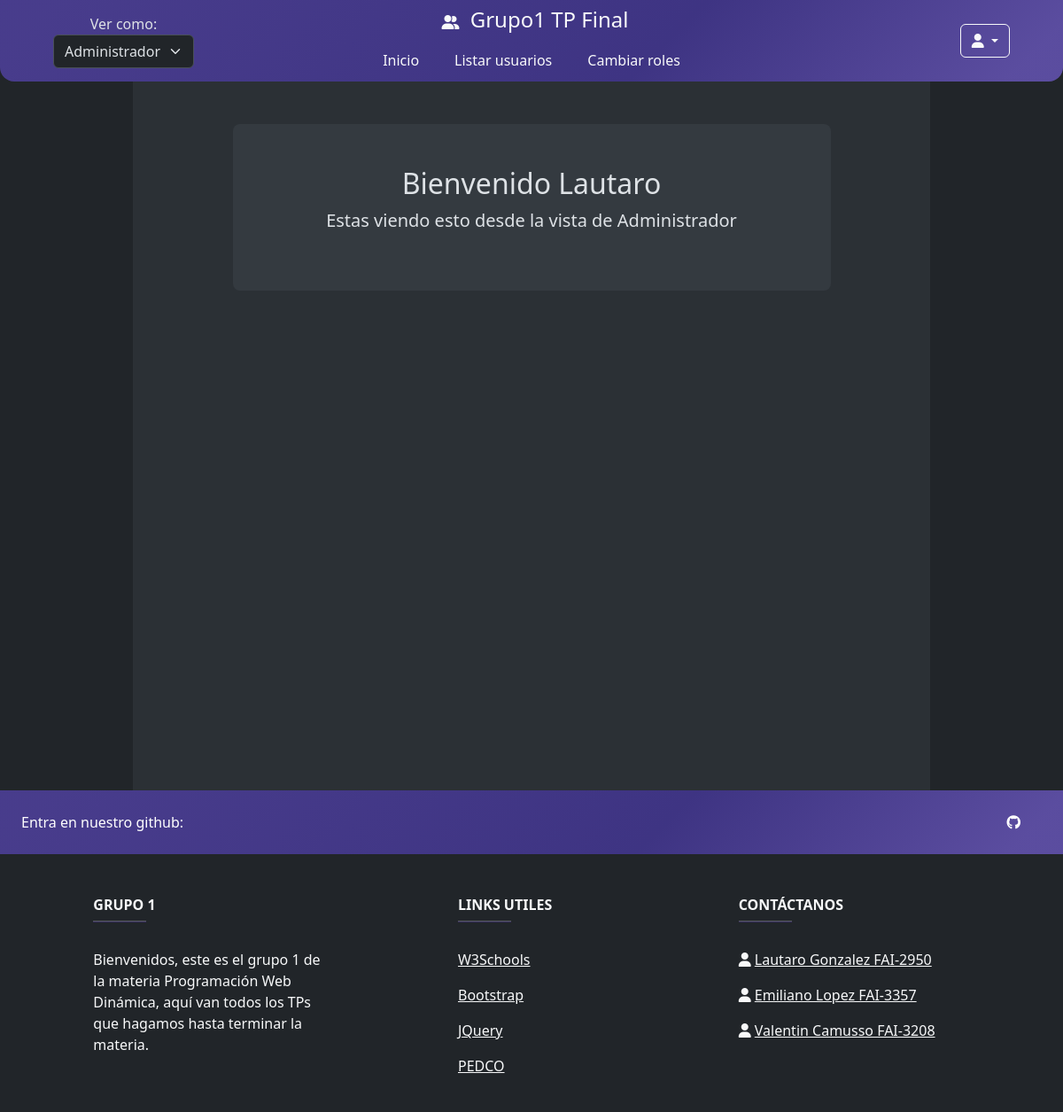
/TPFinal/Vista/Administrador/index.php (signed in), run on the app's committed database.
### tables this page shows
CREATE TABLE `menu` (
  `idmenu` bigint(20) NOT NULL,
  `menombre` varchar(50) NOT NULL COMMENT 'Nombre del item del menu',
  `medescripcion` varchar(124) NOT NULL COMMENT 'Descripcion mas detallada del item del menu',
  `idpadre` bigint(20) DEFAULT NULL COMMENT 'Referencia al id del menu que es subitem',
  `medeshabilitado` timestamp NULL DEFAULT current_timestamp() COMMENT 'Fecha en la que el menu fue deshabilitado por ultima vez'
);

CREATE TABLE `usuario` (
  `idusuario` bigint(20) NOT NULL,
  `usnombre` varchar(50) NOT NULL,
  `uspass` varchar(32) NOT NULL,
  `usmail` varchar(50) NOT NULL,
  `usdeshabilitado` timestamp NULL DEFAULT NULL
);

CREATE TABLE `rol` (
  `idrol` bigint(20) NOT NULL,
  `rodescripcion` varchar(50) NOT NULL
);

### TPFinal/util/funciones.php (called while the page is built, shortened)
<?php
spl_autoload_register(function($class_name){
        $directorys = array(
            $_SESSION['ROOT'].'Modelo/',
            $_SESSION['ROOT'].'Modelo/conector/',
            $_SESSION['ROOT'].'Control/',
        );
        foreach($directorys as $directory){
            if(file_exists($directory.$class_name . '.php')){
                return;
            }
        }
    }
)
?>

### TPFinal/Control/Session.php (called while the page is built, shortened)
<?php
class Session{
    private $userObj;
    private $objRoles;
    function __construct(){
        if (session_start()){
            $this->userObj = null;
            $this->objRoles = null;
        }
    }
    function getUserObj(){
        if (isset($_SESSION['idusuario']) && is_null($this->userObj)){
            $busqueda['idusuario'] = $_SESSION['idusuario'];
            $usuario = new AbmUsuario;
            $elUsuario = $usuario->buscar($busqueda);
            $objUsuario = $elUsuario[0];
        } else {
            $objUsuario = $this->userObj;
        }
        return $objUsuario;
    }
    function getRoles(){
        if (isset($_SESSION['idusuario']) && is_null($this->objRoles)){
            $busqueda['idusuario'] = $_SESSION['idusuario'];
            $usuarioRol = new AbmUsuarioRol;
            $roles = $usuarioRol->buscar($busqueda);
            foreach ($roles as $rol){
                $unRol[] = $rol->getObjRol();
            }
            $objRol = $unRol;
        } else {
            $objRol = $this->objRoles;
        }
        return $objRol;
    }
    function validar(){
        $resp = false;
        if ($this->activa() && isset($_SESSION['idusuario'])){
            $resp = true;
            $this->updateRol();
        }
        return $resp;
    }
    function activa(){
        $isActive = session_status();
        $resp = true;
        return $resp;
    }
    function updateRol(){
        $roles = $this->getRoles();
    }
}
?>

### TPFinal/Modelo/Rol.php (called while the page is built, shortened)
<?php
class Rol{
    private $idRol;
    private $rolDesc;
    function __construct(){
        $this->idRol = "";
        $this->rolDesc = "";
    }
    function setear($id,$desc){
        $this->idRol = $id;
        $this->rolDesc = $desc;
    }
    function setIdRol($id){
        $this->idRol = $id;
    }
    function getIdRol(){
        return $this->idRol;
    }
    function getRolDesc(){
        return $this->rolDesc;
    }
    public function cargar(){
        $resp = false;
        $base = new BaseDatos();
        $sql = "SELECT * FROM rol WHERE idrol = ". $this->getIdRol();
        if ($base->Iniciar()) {
            $res = $base->Ejecutar($sql);
            if($res>-1){
                if($res>0){
                    $row = $base->Registro();
                }
            }
        } else {
            $this->setMensajeOperacion("Rol->cargar: ".$base->getError());
        }
        return $resp;
    }
}
?>

### TPFinal/Modelo/conector/BaseDatos.php (called while the page is built, shortened)
<?php
class BaseDatos extends PDO {
  	private $conec;
  	private $indice;
  	private $resultado;
    public function __construct () {
        $this->indice = 0;
        try {
           $this->conec=true;
        }catch (PDOException $e) {
            $this->sql = $e->getMessage();
            $this->conec=false;
        }
    }
    public function Iniciar(){
        return $this->getConec();
    }
    public function getConec(){
        return $this->conec;
    }
    public function setSQL($e){
        return "\n".$this->sql = $e;
    }
    public function Ejecutar($sql){
        if ( stristr($sql,"select")){
            $resp =  $this->EjecutarSelect($sql);
        }
        return $resp;
   }
   private function EjecutarSelect($sql){
       $cant = -1;
       $resultado=parent::query($sql);
       if(!$resultado){
           $this->analizarDebug();
       }else {
          $arregloResult = $resultado->fetchAll();
          $cant = count($arregloResult);
       }
       return $cant;
   }
   public function Registro() {
       $filaActual = false;
       $indiceActual = $this->getIndice();
       if ($indiceActual>=0) {
           $filas = $this->getResultado();
           if($indiceActual<count($filas)){
               $filaActual =  $filas[$indiceActual];
           }else {
               $this->setIndice(-1);
           }
       }
       return $filaActual;
   }
   private function setIndice ($valor){
       $this->indice = $valor;
   }
   private function getIndice (){
       return $this->indice;
   }
   private function setResultado($valor){
       $this->resultado = $valor;
   }
   private function getResultado(){
      return $this->resultado;
   }
}

### TPFinal/Modelo/UsuarioRol.php (called while the page is built, shortened)
<?php
class UsuarioRol{
    private $objRol;
    function __construct(){
        $this->objRol = null;
    }
    function setear($usuario, $rol){
        $this->objRol = $rol;
    }
    function getObjRol(){
        return $this->objRol;
    }
    public function listar($parametro=""){
        $arreglo = array();
        $base = new BaseDatos();
        $sql = "SELECT * FROM usuariorol ";
        if ($parametro!="") {
            $sql.='WHERE '.$parametro;
        }
        $res = $base->Ejecutar($sql);
        if($res>-1){
            if($res>0){
                while ($row = $base->Registro()){
                    $objUsuario =null;
                    $objRol =null;
                    if($row['idusuario']!=null){
                        $objUsuario = new Usuario();
                        $objUsuario->setId($row['idusuario']);
                        $objUsuario->cargar();
                    }
                    if($row['idrol']!=null){
                        $objRol = new Rol();
                        $objRol->setIdrol($row['idrol']);
                        $objRol->cargar();
                    }
                    $obj = new UsuarioRol();
                    $obj->setear($objUsuario, $objRol);
                    array_push($arreglo, $obj);
                }
            }
        } else {
            $this->setMensajeOperacion("UsuarioRol->listar: ".$base->getError());
        }
        return $arreglo;
    }
}
?>

### TPFinal/Control/AbmUsuarioRol.php (called while the page is built, shortened)
<?php
class AbmUsuarioRol{
    public function buscar($param){
        $where = " true ";
        $objUsuarioRol = new UsuarioRol();
        if ($param<>NULL){
            if  (isset($param['idusuario'])){
                $where.=" and idusuario =".$param['idusuario'];
            }
        }
        $arreglo = $objUsuarioRol->listar($where);
        return $arreglo;
    }
}
?>

### TPFinal/configuracion.php (called while the page is built, shortened)
<?php
$PROYECTO ='/PWD2023/TPFinal/';
$ROOT = $_SERVER['DOCUMENT_ROOT'] . $PROYECTO;
include_once($ROOT.'./util/funciones.php');
include_once($ROOT.'./Vista/Menu/verMenu.php');
include_once($ROOT.'./Vista/Estructura/header.php');
?>

### configuracionProyecto.php (called while the page is built)
<?php
$PROYECTOROOT = "http://".$_SERVER['HTTP_HOST']."/PWD2023/";
?>

### TPFinal/Modelo/MenuRol.php (called while the page is built, shortened)
<?php
class MenuRol{
    private $objMenu;
    function __construct(){
        $this->objMenu = null;
    }
    function setear($objMenu,$objRol){
        $this->objMenu = $objMenu;
    }
    function getObjMenu(){
        return $this->objMenu;
    }
    public function listar($parametro=""){
        $arreglo = array();
        $base=new BaseDatos();
        $sql="SELECT * FROM menurol ";
        if ($parametro!="") {
            $sql.='WHERE '.$parametro;
        }
        $res = $base->Ejecutar($sql);
        if($res>-1){
            if($res>0){
                while ($row = $base->Registro()){
                    $objMenu = null;
                    $objRol = null;
                    if($row['idmenu']!=null){
                        $objMenu = new Menu();
                        $objMenu->setIdMenu($row['idmenu']);
                        $objMenu->cargar();
                    }
                    if($row['idrol']!=null){
                        $objRol = new Rol();
                        $objRol->setIdrol($row['idrol']);
                        $objRol->cargar();
                    }
                $obj = new MenuRol();
                $obj->setear($objMenu, $objRol);
                array_push($arreglo, $obj);
                }
            }
        } else {
            $this->setMensajeOperacion("MenuRol->listar: ".$base->getError());
        }
        return $arreglo;
    }
}
?>

### TPFinal/Control/AbmMenuRol.php (called while the page is built, shortened)
<?php
class AbmMenuRol {
    public function buscar($param){
        $where = " true ";
        $objMenuRol = new MenuRol();
        if ($param<>NULL){
            if  (isset($param['idrol'])){
                $where.=" and idrol ='".$param['idrol']."'";
            }
        }
        $arreglo = $objMenuRol->listar($where);
        return $arreglo;
    }
}
?>

### TPFinal/Modelo/Menu.php (called while the page is built, shortened)
<?php
class Menu{
    private $idMenu;
    function __construct(){
        $this->idMenu = "";
    }
    function setear($idMenu,$meNombre,$meDescripcion,$idPadre,$meDeshabilitado){
        $this->idMenu = $idMenu;
    }
    function setIdMenu($idMenu){
        $this->idMenu = $idMenu;
    }
    function getIdMenu(){
        return $this->idMenu;
    }
    public function cargar(){
        $resp = false;
        $base = new BaseDatos();
        $sql = "SELECT * FROM menu WHERE idmenu = ". $this->getIdMenu();
        if ($base->Iniciar()) {
            $res = $base->Ejecutar($sql);
        } else {
            $this->setMensajeOperacion("Menu->cargar: ".$base->getError());
        }
        return $resp;
    }
    public function listar($parametro=""){
        $arreglo = array();
        $base=new BaseDatos();
        $sql="SELECT * FROM menu ";
        if ($parametro!="") {
            $sql.='WHERE '.$parametro;
        }
        $res = $base->Ejecutar($sql);
        if($res>-1){
            if($res>0){
                while ($row = $base->Registro()){
                    $obj= new Menu();
                    $obj->setear($row['idmenu'], $row['menombre'], $row['medescripcion'], $row['idpadre'], $row['medeshabilitado']);
                    array_push($arreglo, $obj);
                }
            }
        } else {
            $this->setMensajeOperacion("Menu->listar: ".$base->getError());
        }
        return $arreglo;
    }
}
?>

### TPFinal/Control/AbmMenu.php (called while the page is built, shortened)
<?php
class AbmMenu{
    public function buscar($param){
        $where = " true ";
        $objMenu = new Menu();
        if ($param<>NULL){
            if  (isset($param['idpadre']))
                $where.=" and idpadre ='".$param['idpadre']."'";
        }
        $arreglo = $objMenu->listar($where);
        return $arreglo;
    }
}
?>

### TPFinal/Modelo/Usuario.php (called while the page is built, shortened)
<?php
class Usuario{
    private $usNombre;
    function __construct(){
        $this->usNombre = "";
    }
    function setNombre($nombre){
        $this->usNombre = $nombre;
    }
    function getNombre(){
        return $this->usNombre;
    }
    public function listar($parametro){
        $arreglo = array();
        $base = new BaseDatos();
        $sql = "SELECT * FROM usuario ";
        if ($parametro!="") {
            $sql.='WHERE '.$parametro;
        }
        $res = $base->Ejecutar($sql);
        if($res>-1){
            if($res>0){
                while ($row = $base->Registro()){
                    $obj = new Usuario();
                    $obj->setear($row['idusuario'], $row['usnombre'], $row['uspass'], $row['usmail'], $row['usdeshabilitado']);
                    array_push($arreglo, $obj);
                }
            }
        } else {
            $this->setMensajeOperacion("Usuario->listar: ".$base->getError());
        }
        return $arreglo;
    }
}
?>

### TPFinal/Control/AbmUsuario.php (called while the page is built, shortened)
<?php
class AbmUsuario{
    public function buscar($param){
        $where = " true ";
        $objUsuario = new Usuario();
        if ($param<>NULL){
            if  (isset($param['idusuario']))
                $where.=" and idusuario ='".$param['idusuario']."'";
        }
        $arreglo = $objUsuario->listar($where);
        return $arreglo;
    }
}
?>

### TPFinal/Vista/Menu/verMenu.php (the view, shortened to what this page needs)
<?php
$datos = data_submitted();
$session = new Session;
$abmMenuRol = new AbmMenuRol;
$abmMenu = new AbmMenu;
$verComo = "";
$lista = "";
$estoVanUltimo = "";
if ($session->validar()) {
    if (isset($datos['selectVerComo'])) {
        $_SESSION['ultimoRol'] = $datos['selectVerComo'];
        $verComoOpcion = $datos['selectVerComo'];
    } else if (isset($_SESSION['rolelegido'])) {
        $verComoOpcion = $_SESSION['rolelegido'];
    } else {
        $verComoOpcion = $_SESSION['idroles'][0];
    }
    $descRol = $session->getRoles();
    if (count($descRol) > 1) {
        foreach ($descRol as $nombreRol) {
            $idRol = $nombreRol->getIdRol();
            $verComo .= '<option value="' . $idRol . '"' . ($verComoOpcion == $idRol ? " selected" : '') . '>' . $nombreRol->getRolDesc() . '</option>';
        }
    } else {
        $session->updateRol();
        $verComoOpcion = $_SESSION['idroles'][0];
        $verComo .= '<option value="' . $_SESSION['idroles'][0] . '">' . $descRol[0]->getRolDesc() . '</option>';
    }
    $opcionElegida['idrol'] = $verComoOpcion;
    $listaMenu = $abmMenuRol->buscar($opcionElegida);
    $idPadre['idpadre'] = $listaMenu[0]->getObjMenu()->getIdMenu();
    $liMenus = $abmMenu->buscar($idPadre);
    $idAux = 0;
    foreach ($liMenus as $opcionMenu) {
        $descMenu = $opcionMenu->getMeDescripcion();
        $nombreMenu = $opcionMenu->getMeNombre();
        if ($nombreMenu == "Inicio" || $nombreMenu == "Configuracion") {
            $lista .= '<li class="nav-item m' . $idAux . '"><a href="' . $PROYECTOROOT . "TPFinal/Vista/" . $descMenu . '" class="nav-link text-light link-body-emphasis">' . $nombreMenu . '</a></li>';
        } else {
            $estoVanUltimo .= '<li class="nav-item m' . $idAux . '"><a href="' . $PROYECTOROOT . "TPFinal/Vista/" . $descMenu . '" class="nav-link text-light link-body-emphasis">' . $nombreMenu . '</a></li>';
        }
        $idAux++;
    }
} else {
    if (!isset($_COOKIE['PHPSESSID'])){
        header('Location:' . $urlRoot . "Vista/");
    }
}

### TPFinal/Vista/Administrador/index.php (shortened to what this page needs)
<?php
include_once "../../../configuracionProyecto.php";
include_once "../../configuracion.php";
include_once "../Estructura/ultimoNav.php";
$elUser = $session->getUserObj();
$elRolDelUser = $session->getRoles();
?>
<div class="min-vh-100 d-flex justify-content-center">
  <div class="col-12 col-lg-9 bg-body-tertiary h-100 min-vh-100">
    <div class="d-flex justify-content-center pt-5">
      <div class="d-flex w-75 rounded-3 h-100 bg-body-secondary justify-content-center p-5">
        <div class="align-items-center text-center">
          <h2>Bienvenido <?php echo $elUser->getNombre() ?></h2>
          <p class="fs-5">Estas viendo esto desde la vista de <?php echo $elRolDelUser[0]->getRolDesc() ?></p>
        </div>
      </div>
    </div>
  </div>
</div>
<?php
include_once "../../../vista/estructura/footer.php"
?>

### data on the page
menu: menombre "Inicio"
menu: menombre "Listar usuarios"
menu: menombre "Cambiar roles"
usuario: usnombre "Lautaro"
rol: rodescripcion "Administrador"

### other printed values
form field selectVerComo "Administrador"
